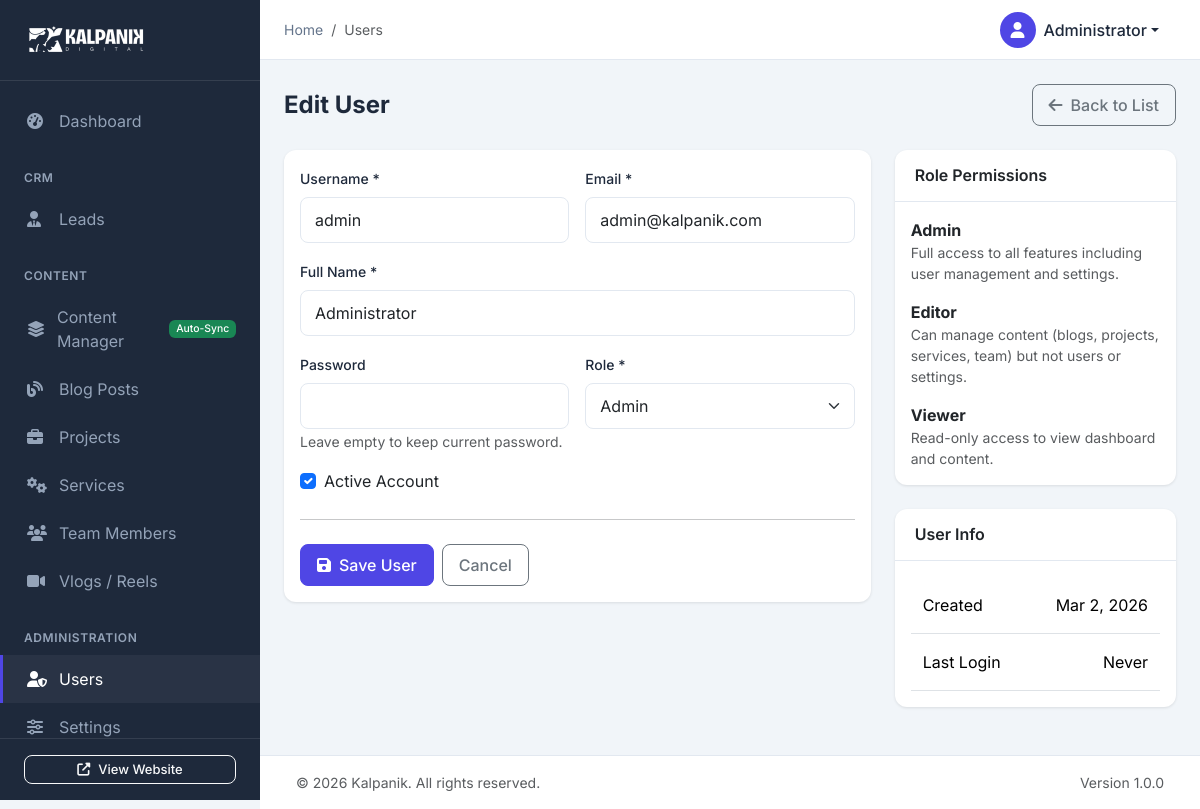
Screenshot of /admin/users.php?action=edit&id=1 (signed in) with the database file from the repository.
### tables this page shows
CREATE TABLE IF NOT EXISTS users (
    id INT AUTO_INCREMENT PRIMARY KEY,
    username VARCHAR(50) NOT NULL UNIQUE,
    email VARCHAR(100) NOT NULL UNIQUE,
    password VARCHAR(255) NOT NULL,
    full_name VARCHAR(100) NOT NULL,
    role ENUM('admin', 'editor', 'viewer') DEFAULT 'editor',
    avatar VARCHAR(255) DEFAULT NULL,
    is_active TINYINT(1) DEFAULT 1,
    last_login DATETIME DEFAULT NULL,
    created_at TIMESTAMP DEFAULT CURRENT_TIMESTAMP,
    updated_at TIMESTAMP DEFAULT CURRENT_TIMESTAMP ON UPDATE CURRENT_TIMESTAMP
);

### admin/config/auth.php (called while the page is built, shortened)
<?php
function isLoggedIn() {
    return isset($_SESSION['admin_user_id']) && !empty($_SESSION['admin_user_id']);
}
function getCurrentUser() {
    $db = getDB();
    $stmt = $db->prepare("SELECT id, username, email, full_name, role, avatar, last_login FROM users WHERE id = ? AND is_active = 1");
    $stmt->execute([$_SESSION['admin_user_id']]);
    return $stmt->fetch();
}
function hasRole($role) {
    $roles = ['admin' => 3, 'editor' => 2, 'viewer' => 1];
    $userRole = $_SESSION['admin_role'] ?? 'viewer';
    return ($roles[$userRole] ?? 0) >= ($roles[$role] ?? 0);
}
function getBaseUrl() {
    if ($_SERVER['SERVER_NAME'] === 'localhost' || $_SERVER['SERVER_NAME'] === '127.0.0.1') {
        return '/kalpanik/';
    } else {
        return '/';
    }
}
function getAdminUrl($path = '') {
    $baseUrl = getBaseUrl() . 'admin/';
    return $baseUrl . ltrim($path, '/');
}
function getSiteUrl($path = '') {
    $baseUrl = getBaseUrl();
    return $baseUrl . ltrim($path, '/');
}
?>

### admin/users.php (the view, shortened to what this page needs)
<?php
$page_title = 'Users';
require_once __DIR__ . '/includes/header.php';
$db = getDB();
$action = $_GET['action'] ?? 'list';
$id = isset($_GET['id']) ? (int)$_GET['id'] : 0;
if ($action === 'add' || $action === 'edit') {
    $user = null;
    if ($action === 'edit' && $id > 0) {
        $stmt = $db->prepare("SELECT * FROM users WHERE id = ?");
        $stmt->execute([$id]);
        $user = $stmt->fetch();
    }
    ?>
    <div class="page-header">
        <h1 class="page-title"><?php echo $action === 'add' ? 'Add New User' : 'Edit User'; ?></h1>
        <a href="<?php echo getAdminUrl('users.php'); ?>" class="btn btn-outline-secondary">
            <i class="fas fa-arrow-left me-2"></i>Back to List
        </a>
    </div>
    <div class="row">
        <div class="col-lg-8">
            <div class="card">
                <div class="card-body">
                    <form method="POST" action="users.php<?php echo $id ? '?id=' . $id : ''; ?>" class="needs-validation" novalidate>
                        <div class="row g-3">
                            <div class="col-md-6">
                                <label for="username" class="form-label">Username *</label>
                                <input type="text" class="form-control" id="username" name="username" required
                                       pattern="[a-zA-Z0-9_]+" title="Only letters, numbers, and underscores"
                                       value="<?php echo htmlspecialchars($user['username'] ?? ''); ?>">
                            </div>
                            <div class="col-md-6">
                                <label for="email" class="form-label">Email *</label>
                                <input type="email" class="form-control" id="email" name="email" required
                                       value="<?php echo htmlspecialchars($user['email'] ?? ''); ?>">
                            </div>
                            <div class="col-12">
                                <label for="full_name" class="form-label">Full Name *</label>
                                <input type="text" class="form-control" id="full_name" name="full_name" required
                                       value="<?php echo htmlspecialchars($user['full_name'] ?? ''); ?>">
                            </div>
                            <div class="col-md-6">
                                <label for="password" class="form-label">
                                    Password <?php echo $action === 'add' ? '*' : ''; ?>
                                </label>
                                <input type="password" class="form-control" id="password" name="password"
                                       <?php echo $action === 'add' ? 'required' : ''; ?>>
                                <?php if ($action === 'edit'): ?>
                                <small class="text-muted">Leave empty to keep current password.</small>
                                <?php endif; ?>
                            </div>
                            <div class="col-md-6">
                                <label for="role" class="form-label">Role *</label>
                                <select class="form-select" id="role" name="role" required>
                                    <option value="admin" <?php echo ($user['role'] ?? '') === 'admin' ? 'selected' : ''; ?>>Admin</option>
                                </select>
                            </div>
                            <div class="col-12">
                                <div class="form-check">
                                    <input class="form-check-input" type="checkbox" id="is_active" name="is_active"
                                           <?php echo ($user['is_active'] ?? 1) ? 'checked' : ''; ?>>
                                    <label class="form-check-label" for="is_active">Active Account</label>
                                </div>
                            </div>
                        </div>
                        <hr class="my-4">
                        <div class="d-flex gap-2">
                            <button type="submit" name="save_user" class="btn btn-primary">
                                <i class="fas fa-save me-2"></i>Save User
                            </button>
                            <a href="<?php echo getAdminUrl('users.php'); ?>" class="btn btn-outline-secondary">Cancel</a>
                        </div>
                    </form>
                </div>
            </div>
        </div>
        <div class="col-lg-4">
            <div class="card">
                <div class="card-header">
                    <h5 class="card-title">Role Permissions</h5>
                </div>
                <div class="card-body">
                    <div class="mb-3">
                        <strong>Admin</strong>
                        <p class="text-muted small mb-0">Full access to all features including user management and settings.</p>
                    </div>
                    <div class="mb-3">
                        <strong>Editor</strong>
                        <p class="text-muted small mb-0">Can manage content (blogs, projects, services, team) but not users or settings.</p>
                    </div>
                    <div class="mb-0">
                        <strong>Viewer</strong>
                        <p class="text-muted small mb-0">Read-only access to view dashboard and content.</p>
                    </div>
                </div>
            </div>
            <?php if ($action === 'edit' && $user): ?>
            <div class="card">
                <div class="card-header">
                    <h5 class="card-title">User Info</h5>
                </div>
                <div class="card-body">
                    <table class="table table-sm mb-0">
                        <tr>
                            <td>Created</td>
                            <td class="text-end"><?php echo date('M j, Y', strtotime($user['created_at'])); ?></td>
                        </tr>
                        <tr>
                            <td>Last Login</td>
                            <td class="text-end"><?php echo $user['last_login'] ? date('M j, Y g:i A', strtotime($user['last_login'])) : 'Never'; ?></td>
                        </tr>
                    </table>
                </div>
            </div>
            <?php endif; ?>
        </div>
    </div>
    <?php
}
require_once __DIR__ . '/includes/footer.php';
?>

### admin/includes/header.php (shortened to what this page needs)
<?php
require_once __DIR__ . '/../config/auth.php';
$currentUser = getCurrentUser();
$currentPage = basename($_SERVER['PHP_SELF'], '.php');
?>
<!DOCTYPE html>
<html lang="en">
<head>
    <link href="https://cdn.jsdelivr.net/npm/bootstrap@5.3.2/dist/css/bootstrap.min.css" rel="stylesheet">
    <link rel="stylesheet" href="https://cdnjs.cloudflare.com/ajax/libs/font-awesome/6.5.1/css/all.min.css">
    <link href="https://cdn.datatables.net/1.13.7/css/dataTables.bootstrap5.min.css" rel="stylesheet">
    <link rel="stylesheet" href="<?php echo getAdminUrl('assets/css/admin.css'); ?>">
</head>
<body>
    <div class="sidebar" id="sidebar">
        <div class="sidebar-header">
            <?php
            $sidebarLogoPath = 'assets/images/kalpanik-logo.png';
            ?>
            <a href="<?php echo getAdminUrl('index.php'); ?>" class="sidebar-brand">
                <img src="<?php echo getSiteUrl($sidebarLogoPath); ?>" alt="Kalpanik" style="max-height: 40px;">
            </a>
        </div>
        <nav class="sidebar-nav">
            <ul class="nav flex-column">
                <li class="nav-item">
                    <a class="nav-link <?php echo $currentPage == 'index' ? 'active' : ''; ?>" href="<?php echo getAdminUrl('index.php'); ?>">
                        <i class="fas fa-tachometer-alt"></i>
                        <span>Dashboard</span>
                    </a>
                </li>
                <li class="nav-header">CRM</li>
                <li class="nav-item">
                    <a class="nav-link <?php echo $currentPage == 'leads' ? 'active' : ''; ?>" href="<?php echo getAdminUrl('leads.php'); ?>">
                        <i class="fas fa-user-tie"></i>
                        <span>Leads</span>
                    </a>
                </li>
                <li class="nav-header">Content</li>
                <li class="nav-item">
                    <a class="nav-link <?php echo $currentPage == 'content' ? 'active' : ''; ?>" href="<?php echo getAdminUrl('content.php'); ?>">
                        <i class="fas fa-layer-group"></i>
                        <span>Content Manager</span>
                        <span class="badge bg-success ms-auto" style="font-size: 0.65rem;">Auto-Sync</span>
                    </a>
                </li>
                <li class="nav-item">
                    <a class="nav-link <?php echo $currentPage == 'blogs' ? 'active' : ''; ?>" href="<?php echo getAdminUrl('blogs.php'); ?>">
                        <i class="fas fa-blog"></i>
                        <span>Blog Posts</span>
                    </a>
                </li>
                <li class="nav-item">
                    <a class="nav-link <?php echo $currentPage == 'projects' ? 'active' : ''; ?>" href="<?php echo getAdminUrl('projects.php'); ?>">
                        <i class="fas fa-briefcase"></i>
                        <span>Projects</span>
                    </a>
                </li>
                <li class="nav-item">
                    <a class="nav-link <?php echo $currentPage == 'services' ? 'active' : ''; ?>" href="<?php echo getAdminUrl('services.php'); ?>">
                        <i class="fas fa-cogs"></i>
                        <span>Services</span>
                    </a>
                </li>
                <li class="nav-item">
                    <a class="nav-link <?php echo $currentPage == 'team' ? 'active' : ''; ?>" href="<?php echo getAdminUrl('team.php'); ?>">
                        <i class="fas fa-users"></i>
                        <span>Team Members</span>
                    </a>
                </li>
                <li class="nav-item">
                    <a class="nav-link <?php echo $currentPage == 'vlogs' ? 'active' : ''; ?>" href="<?php echo getAdminUrl('content/vlogs.php'); ?>">
                        <i class="fas fa-video"></i>
                        <span>Vlogs / Reels</span>
                    </a>
                </li>
                <?php if (hasRole('admin')): ?>
                <li class="nav-header">Administration</li>
                <li class="nav-item">
                    <a class="nav-link <?php echo $currentPage == 'users' ? 'active' : ''; ?>" href="<?php echo getAdminUrl('users.php'); ?>">
                        <i class="fas fa-user-shield"></i>
                        <span>Users</span>
                    </a>
                </li>
                <li class="nav-item">
                    <a class="nav-link <?php echo $currentPage == 'settings' ? 'active' : ''; ?>" href="<?php echo getAdminUrl('settings.php'); ?>">
                        <i class="fas fa-sliders-h"></i>
                        <span>Settings</span>
                    </a>
                </li>
                <?php endif; ?>
            </ul>
        </nav>
        <div class="sidebar-footer">
            <a href="<?php echo getSiteUrl(); ?>" target="_blank" class="btn btn-outline-light btn-sm w-100">
                <i class="fas fa-external-link-alt me-2"></i>View Website
            </a>
        </div>
    </div>
    <div class="main-content" id="mainContent">
        <nav class="topbar">
            <div class="topbar-left">
                <nav aria-label="breadcrumb">
                    <ol class="breadcrumb mb-0">
                        <li class="breadcrumb-item"><a href="<?php echo getAdminUrl('index.php'); ?>">Home</a></li>
                        <?php if (isset($page_title)): ?>
                        <li class="breadcrumb-item active"><?php echo $page_title; ?></li>
                        <?php endif; ?>
                    </ol>
                </nav>
            </div>
            <div class="topbar-right">
                <div class="dropdown">
                    <button class="btn btn-link dropdown-toggle user-dropdown" type="button" data-bs-toggle="dropdown">
                        <div class="user-avatar">
                            <?php if ($currentUser['avatar']): ?>
                                <img src="<?php echo $currentUser['avatar']; ?>" alt="Avatar">
                            <?php else: ?>
                                <i class="fas fa-user"></i>
                            <?php endif; ?>
                        </div>
                        <span class="d-none d-md-inline"><?php echo htmlspecialchars($currentUser['full_name']); ?></span>
                    </button>
                </div>
            </div>
        </nav>
        <div class="content-wrapper">

### rows the page displays
users: full_name "Administrator", username "admin", email "admin@kalpanik.com", role "Admin", is_active "☑", created_at "Mar 2, 2026"

### other values shown
$page_title "Users"
